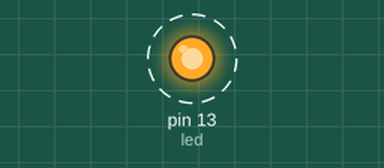
A sketch run on a simulated Arduino Uno, built with avr-gcc and run on an emulated ATmega328P. Parts: output pins drawn as LEDs (lit = HIGH). Dashed ring = blinking.

Above: at 0.5 s.
Timing chart, 0 to 4.6 s (numbered marks = the images above):
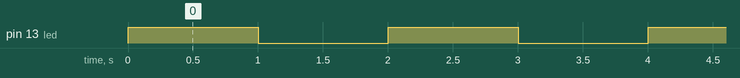

The sketch:

Testing.ino
```cpp
/*
 Name:		Testing.ino
 Created:	7/14/2017 8:43:19 PM
 Author:	JoelL
*/

int led = 13;

// the setup function runs once when you press reset or power the board
void setup() {
    pinMode(led, OUTPUT);
}

// the loop function runs over and over again until power down or reset
void loop() {
    Serial.println("ON");
    digitalWrite(LED_BUILTIN, HIGH);

    delay(1000);

    Serial.println("OFF");
    digitalWrite(LED_BUILTIN, LOW);

    delay(1000);
}
```

Measured:
- by itself, pin 13 (led): alternates HIGH for 1.0 s and LOW for 1.0 s
